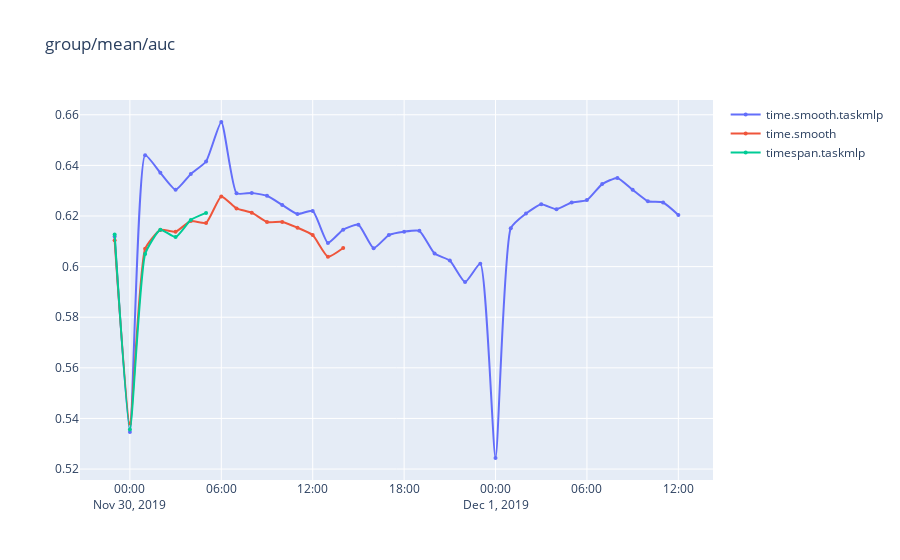
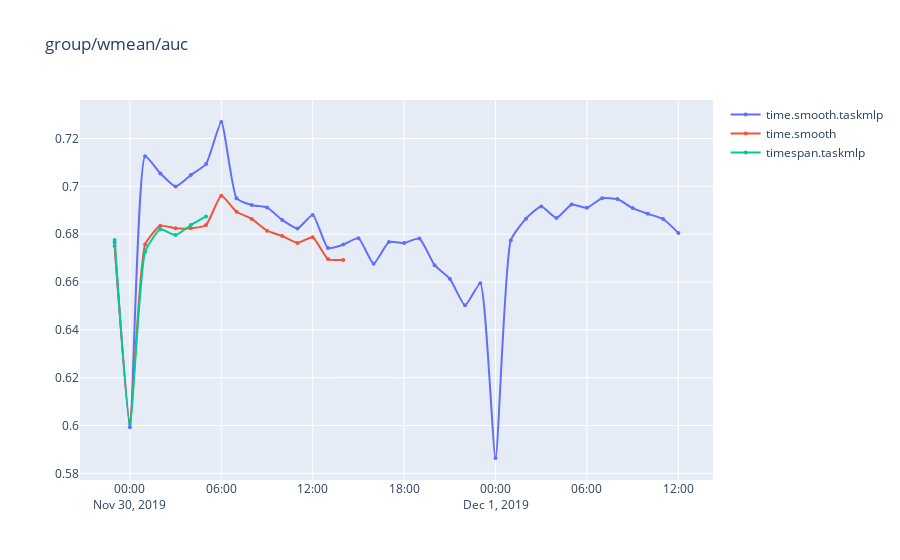
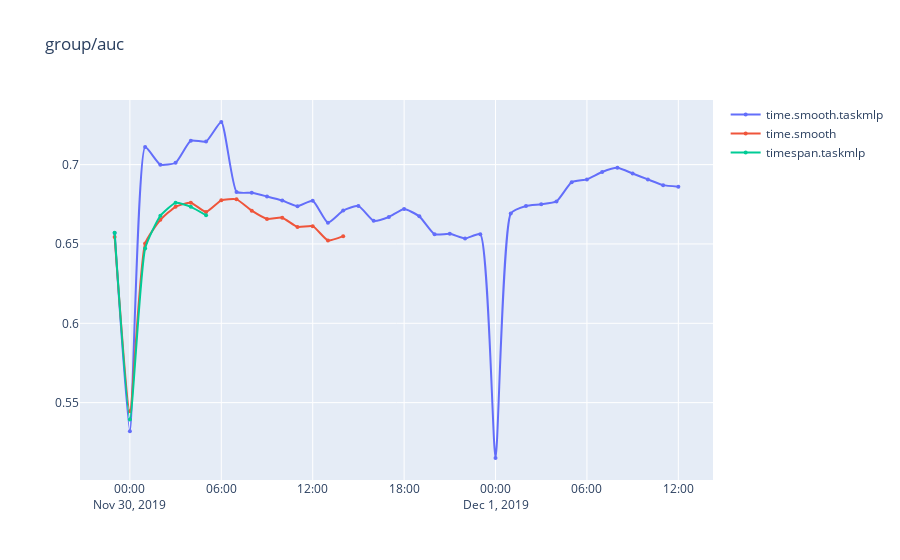
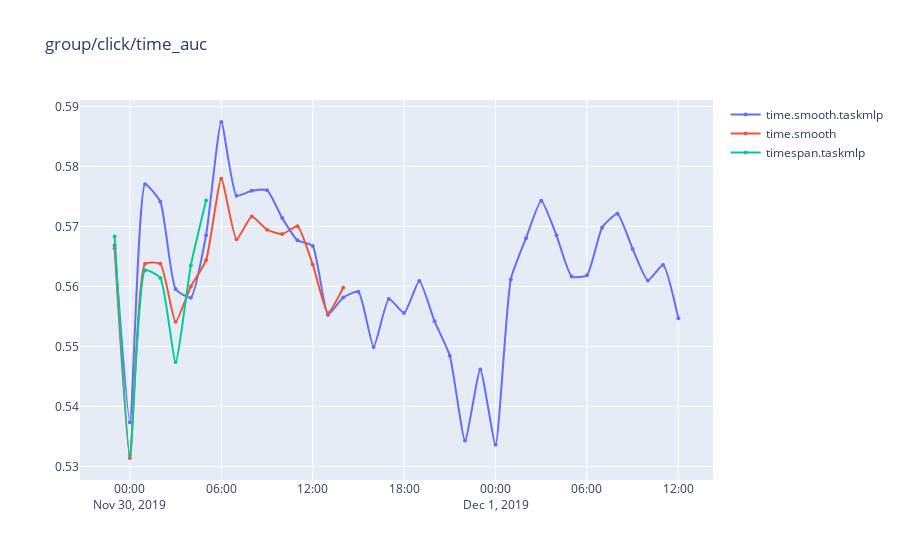

Notebook code for these charts, in order:
### Code cell
metric_names = [
 'group/mean/auc',
 'group/wmean/auc',
 'group/auc',
 'group/click/time_auc',
 'group/click/weighted_time_auc',
 'mean/auc',
 'wmean/auc',
 'auc',  
 'click/time_auc',
 'click/weighted_time_auc',
]
models = [
#     'base.days',
#     'time.days',
#     'base',
#     'base.hours',
#     'time.hours',
#     'time.smooth.hours',
#     'time.4bins.hours',
#     'time.taskmlp.hours',
#     'time.smooth.taskmlp.hours',
#     'time.4bins.3shift.taskmlp.hours',
#     'time.4bins.taskmlp.hours',
#     'taskmlp.hours',
#     'time.smooth.taskmlp',
] 

if not models:
    models = m.keys()

# models += [key for key in m if key.startswith('time.')]
dfs_ = [m[key] for key in set(models) if key in m]
show(dfs_, metric_names, smoothing=0.)
